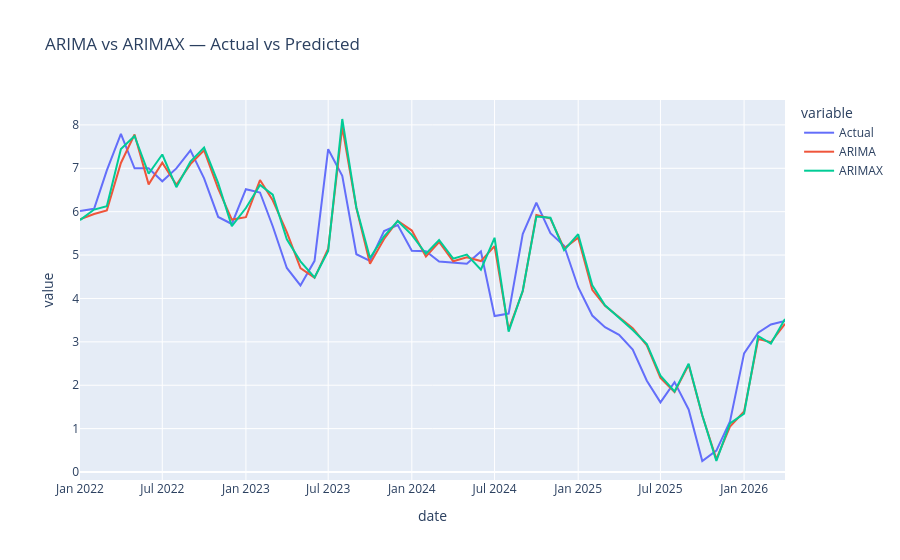

Here is the notebook cell this chart was saved with:
### Code cell
# ARIMA vs ARIMAX — Actual vs Predicted plot
results_x = pd.DataFrame({
    'Actual': arima_validator.actuals.values,
    'ARIMA': arima_validator.predictions.values,
    'ARIMAX': arimax_validator.predictions.values
}, index=arima_validator.actuals.index)

fig = px.line(results_x, title='ARIMA vs ARIMAX — Actual vs Predicted')
fig.write_image('F:/P2_OOP/outputs/arima_v_arimax.png')
fig.show()
